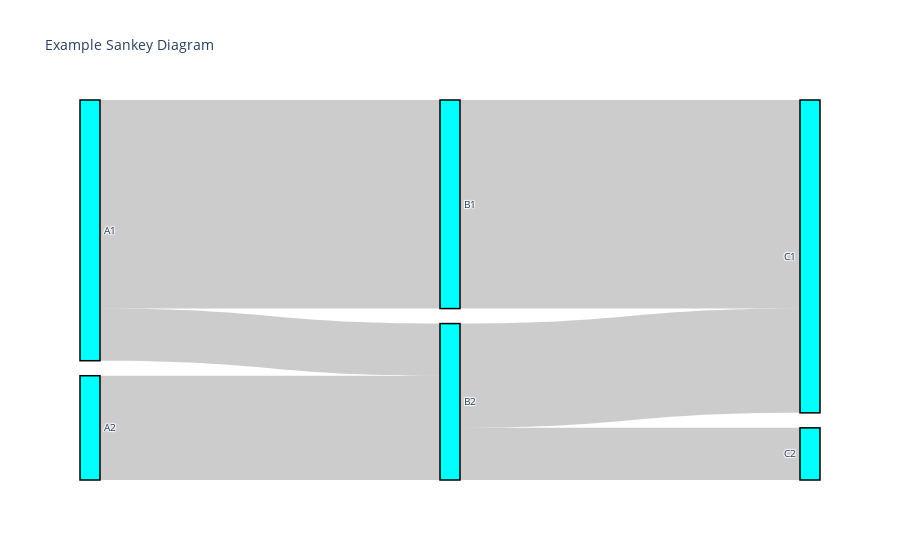

The code cell stored with this chart in its notebook:
### Markdown cell above
# Plotly Test

### Code cell
import plotly.graph_objects as go

fig = go.Figure(data=[go.Sankey(
    node = dict(
      pad = 15,
      thickness = 20,
      line = dict(color = "black", width = 1.5),
      label = ["A1", "A2", "B1", "B2", "C1", "C2"],
      color = "cyan"
    ),
    link = dict(
      source = [0, 1, 0, 2, 3, 3], # indices correspond to labels, eg A1, A2, A1, B1, ...
      target = [2, 3, 3, 4, 4, 5],
      value = [8, 4, 2, 8, 4, 2]
  ))])

fig.update_layout(title_text="Example Sankey Diagram", font_size=10)
fig.show()

### Figure 1 — Plotly figure (JSON) as saved in the notebook; plotly's stock layout.template omitted (floating-point values rounded to 4 significant figures)
{"data": [{"link": {"source": [0, 1, 0, 2, 3, 3], "target": [2, 3, 3, 4, 4, 5], "value": [8, 4, 2, 8, 4, 2]}, "node": {"color": "cyan", "label": ["A1", "A2", "B1", "B2", "C1", "C2"], "line": {"color": "black", "width": 1.5}, "pad": 15, "thickness": 20}, "type": "sankey"}], "layout": {"font": {"size": 10}, "title": {"text": "Example Sankey Diagram"}}}
